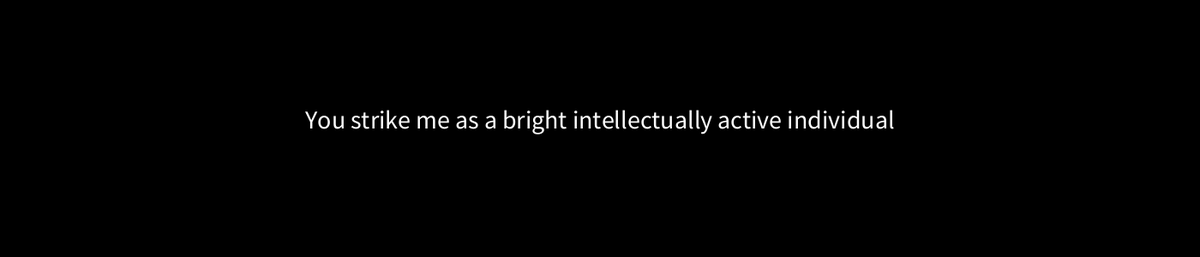
Frame 1 (no input)
Frame 60 (the mouse pressed at the canvas centre just before this capture): identical to frame 1, image omitted
Frame 120 (the mouse held since frame 60 and released just before this capture): identical to frame 1, image omitted

The Processing sketch that drew this single still picture (run headless with seeded random() and noise(); from frame 60 on, the mouse is pressed at the canvas centre):

// Processing sketch: Compliemtn_Array
// ── Compliemtn_Array.pde

String[] compliments = {
  "You strike me as a bright intellectually active individual","Your hair looks radical today!", 
  "Sometimes I forget you're human because of how epic you are!", "You're so unimaginably sweet, I'm so glad I met you", "Y'all is LIT",
  "You might think you have to change, but I believe you're incredible just the way you are!", 
};
int randNum = 0;

void setup() {
  size(1400, 300);
}
void draw() {
  background(0);
  textAlign(CENTER);
  textSize(30);
  text(compliments[randNum], width/2, height/2);
}

void keyPressed(){
  randNum = int(random(compliments.length));
}
